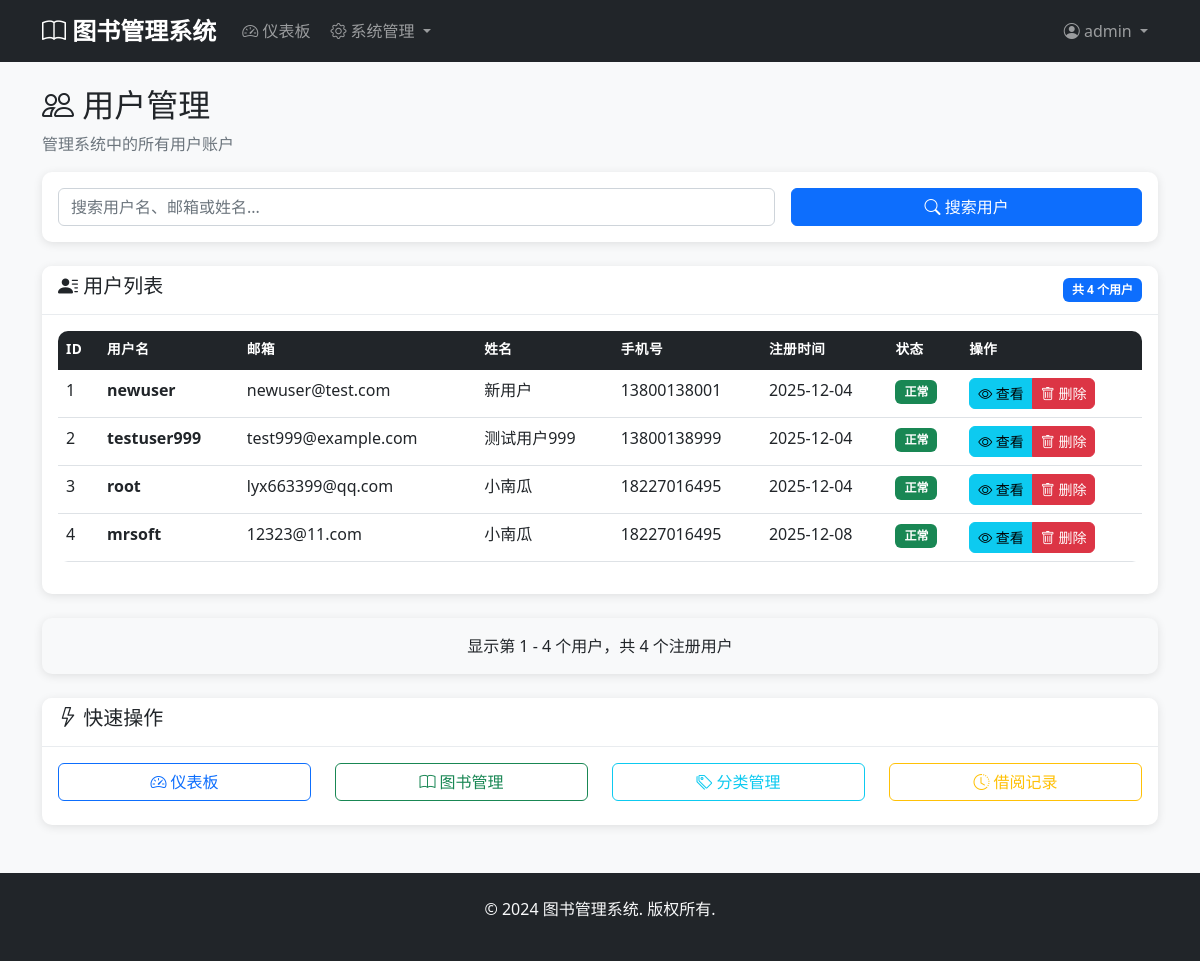
The app's page /admin/users (signed in), older data.
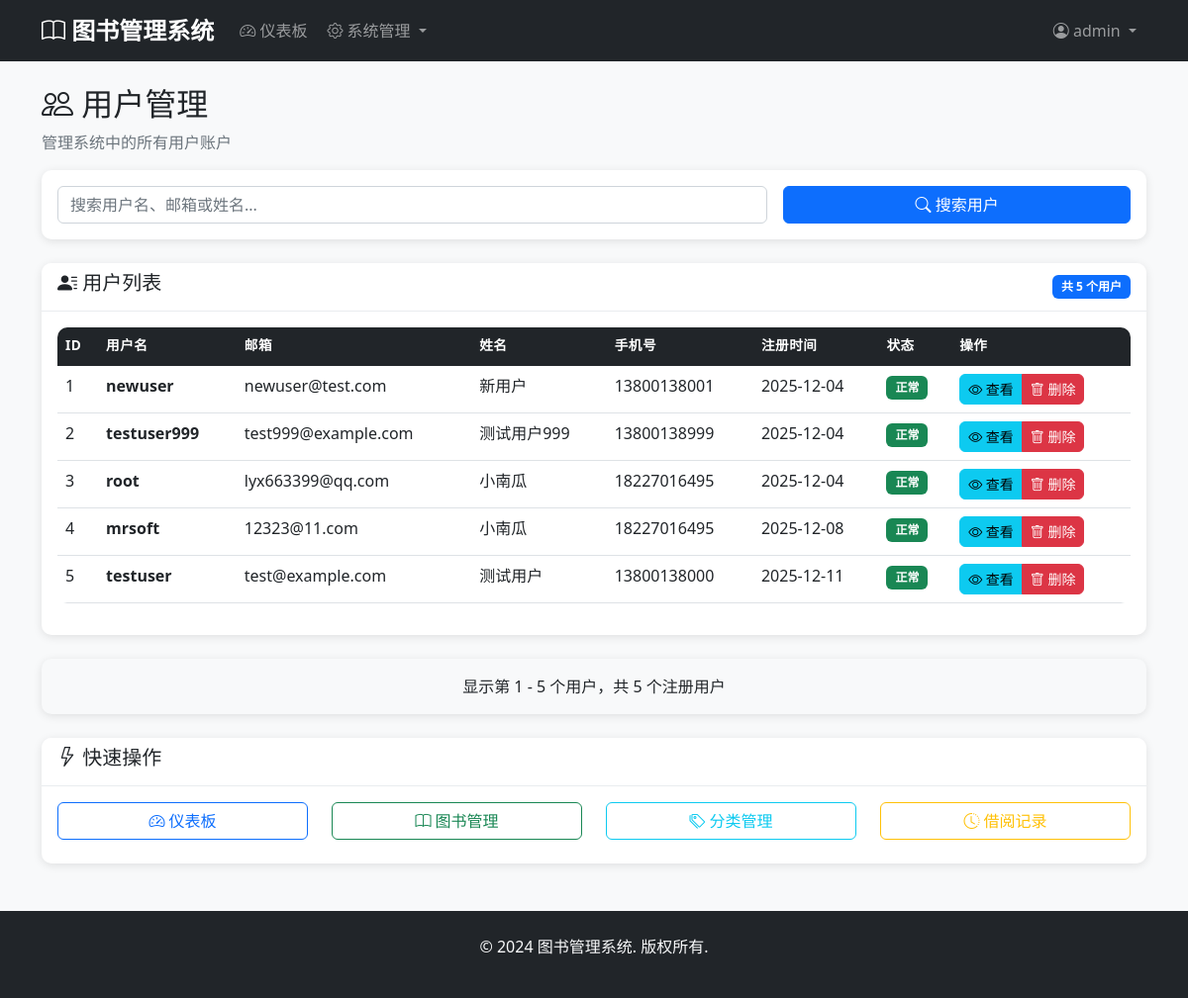
The same page, newer data.
### models.py (models this page shows, shortened)
class User(db.Model, UserMixin):
    __tablename__ = 'users'
    id = db.Column(db.Integer, primary_key=True)
    username = db.Column(db.String(80), unique=True, nullable=False)
    email = db.Column(db.String(120), unique=True, nullable=False)
    password_hash = db.Column(db.String(128), nullable=False)
    full_name = db.Column(db.String(100), nullable=False)
    phone = db.Column(db.String(20))
    address = db.Column(db.Text)
    created_at = db.Column(db.DateTime, default=datetime.utcnow)
    borrow_records = db.relationship('BorrowRecord', backref='user', lazy=True)

### app.py (the view)
@app.route('/admin/users')
@login_required
def admin_users():
    if not isinstance(current_user, Admin):
        abort(403)
    page = request.args.get('page', 1, type=int)
    users = User.query.paginate(
        page=page, per_page=10, error_out=False
    )
    return render_template('admin/users.html', users=users)

### app.py (called while the page is built)
@login_manager.user_loader
def load_user(user_id):
    try:
        user_id = int(user_id)
        admin = Admin.query.get(user_id)
        if admin:
            return admin
        user = User.query.get(user_id)
        return user
    except (ValueError, TypeError):
        return None

### templates/admin/users.html (shortened to what the changed rows need)
{% extends "base.html" %}
{% block content %}
<div class="row">
    <div class="col-12">
        <h2><i class="bi bi-people"></i> 用户管理</h2>
    </div>
</div>
<div class="row">
    <div class="col-12">
        <div class="card">
            <div class="card-header d-flex justify-content-between align-items-center">
                <h5><i class="bi bi-person-lines-fill"></i> 用户列表</h5>
                <span class="badge bg-primary">共 {{ users.total }} 个用户</span>
            </div>
            <div class="card-body">
                <div class="table-responsive">
                    <table class="table table-hover">
                        <thead class="table-dark">
                            <tr>
                                <th>ID</th>
                                <th>用户名</th>
                                <th>邮箱</th>
                                <th>姓名</th>
                                <th>手机号</th>
                                <th>注册时间</th>
                                <th>状态</th>
                                <th>操作</th>
                            </tr>
                        </thead>
                        <tbody>
                            {% for user in users.items %}
                                <tr>
                                    <td>{{ user.id }}</td>
                                    <td>
                                        <strong>{{ user.username }}</strong>
                                    </td>
                                    <td>{{ user.email }}</td>
                                    <td>{{ user.full_name or '-' }}</td>
                                    <td>{{ user.phone or '-' }}</td>
                                    <td>{{ user.created_at.strftime('%Y-%m-%d') }}</td>
                                    <td>
                                        <span class="badge bg-success">正常</span>
                                    </td>
                                    <td>
                                        <div class="btn-group" role="group">
                                            <button class="btn btn-sm btn-info" onclick="showUserDetails({{ user.id }})">
                                                <i class="bi bi-eye"></i> 查看
                                            </button>
                                            <button class="btn btn-sm btn-danger" onclick="confirmDelete({{ user.id }}, '{{ user.username }}')">
                                                <i class="bi bi-trash"></i> 删除
                                            </button>
                                        </div>
                                    </td>
                                </tr>
                            {% endfor %}
                        </tbody>
                    </table>
                </div>
            </div>
        </div>
    </div>
</div>
<div class="row mt-4">
    <div class="col-12">
        <div class="card bg-light">
            <div class="card-body text-center">
                <p class="mb-0">
                    显示第 {{ (users.page - 1) * users.per_page + 1 }} -
                    {{ users.page * users.per_page if users.page * users.per_page < users.total else users.total }}
                    个用户，共 {{ users.total }} 个注册用户
                </p>
            </div>
        </div>
    </div>
</div>
{% endblock %}

Row changes from the older to the newer data that the page shows:
added User: id "5", username "testuser", email "test@example.com", full_name "测试用户", phone "13800138000", created_at "2025-12-11"
Text that changed along with them:
{{ users.total }}: "4" → "5"
text no longer shown: "4"
text now shown: "5"
